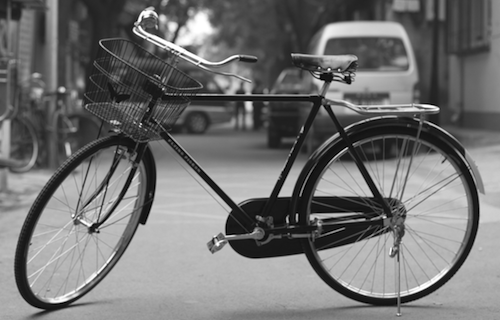
//> input picture opencv_win_vc/images/bicycle.png, 500 x 320 px
$ ./opencv_image_utils   (built with g++ and OpenCV 4)
//> lines starting //> are read from the running program, lines starting //| are printed output that depends on the picture; after the words box and inside, x2 and y2 are one past the last pixel; in counts of white or black regions, pixels touching at a corner belong together
### opencv_win_vc/MyOCV_ImageIO.hpp
#pragma once

#include <opencv2/core/core.hpp>
#include <opencv2/highgui/highgui.hpp>
#include <opencv2/imgproc.hpp>
#include <iostream>

using namespace cv;
using namespace std;

class MyOCV_ImageIO
{
public:
	static int test();

	// Save and load images
	static int loadImage(Mat& img, String pathname);
	static int saveImage(Mat img, String pathname);

	// Image sizing and scaling
	static int cropImage(Mat& dst, Mat src, long x, long y, long width, long height);

	// Image color manipulation
	static Mat reduce(Mat& img, int divWidth);

	// Blending
	static Mat blend(Mat a, Mat b, double alpha);

private:
	static Mat& scanImageAndReduce(Mat& I, const uchar* const table);
};

### opencv_win_vc/MyOCV_ImageIO.cpp
#include "MyOCV_ImageIO.hpp"

using namespace cv;
using namespace std;

// [4 lines left out: function test, not called in this run]

int MyOCV_ImageIO::loadImage(Mat& img, String pathname) {
//> called with pathname = "images/bicycle.png"

	img = imread(pathname); // "images/bicycle.png");
//> img is the input picture: 320 rows x 500 cols, CV_8UC3; min 0, max 255, mean 114.2
	if (img.empty()) {
		//failed to load
		cerr << "Image not found." << endl;
		return -1;
	}

	return 0;
}

int MyOCV_ImageIO::saveImage(Mat img, String pathname) {

	if (imwrite("./MyImage.jpg", img)) {

		// saved
		return 0;

	} else {

		// not saved
		cerr << "Image was not saved" << endl;
		return -1;
	}

}

// Image manipulation
int MyOCV_ImageIO::cropImage(Mat& dst, Mat src, long x, long y, long width, long height) {

	// check that x,y,w,h are all in the mat bounds.
	if (x < 0 || y < 0 || width > src.cols || height > src.rows) {
		throw new Exception();
	}

	// now crop
	cv::Rect cropROI(x, y, width, height);
	dst = src(cropROI);

	return 0;

}

Mat MyOCV_ImageIO::blend(Mat a, Mat b, double alpha) {

	if (a.rows != b.rows || a.cols != b.cols) {
		throw new Exception();
	}

	Mat dst;
	addWeighted(a, alpha, b, (1.0 - alpha), 0.0, dst);
	return dst;
}

// fastest way to scan an image and do some operation on it
Mat& MyOCV_ImageIO::scanImageAndReduce(Mat& I, const uchar* const table)
{
	// accept only char type matrices
	CV_Assert(I.depth() == CV_8U);
	int channels = I.channels();
	int nRows = I.rows;
	int nCols = I.cols * channels;
	if (I.isContinuous())
	{
		nCols *= nRows;
		nRows = 1;
	}
	int i, j;
	uchar* p;
	for (i = 0; i < nRows; ++i)
	{
		p = I.ptr<uchar>(i);
		for (j = 0; j < nCols; ++j)
		{
			p[j] = table[p[j]];
		}
	}
	return I;
}

// slightly safer way than the C way
// [59 lines left out: functions ScanImageAndReduceIterator, ScanImageAndReduceRandomAccess, not called in this run]

Mat MyOCV_ImageIO::reduce(Mat& img, int divWidth) {

	if (divWidth == 0) {
		cerr << "Invalid number entered for dividing. " << endl;
		return img;
	}

	// Create a lookup table so that we don't have to * and / each pixel value
	uchar table[256];
	for (int i = 0; i < 256; ++i)
		table[i] = (uchar)(divWidth * (i / divWidth));

	Mat img_grey = MyOCV_ImageIO::scanImageAndReduce(img, table);

	return img_grey;

}

### opencv_win_vc/opencv_image_utils.cpp
// opencv_win_vc.cpp : This file contains the 'main' function. Program execution begins and ends there.
//

#include <opencv2/core/core.hpp>
#include <opencv2/highgui/highgui.hpp>
#include <opencv2/imgproc.hpp>
#include <iostream>
#include "MyOCV_ImageIO.hpp"
#include "opencv_image_utils.h"

using namespace cv;
using namespace std;


int main()
{
	cout << "load image" << endl;
	Mat img;
	String windowName;

	if (MyOCV_ImageIO::loadImage(img, "images/bicycle.png") == 0) {

		Mat img2;
		MyOCV_ImageIO::cropImage(img2, img, 10, 130, 140, 180);

		windowName = "Biycle";
		namedWindow(windowName);
		imshow(windowName, img2);
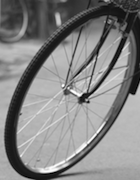
//> window 'Biycle': 180 rows x 140 cols, CV_8UC3; min 0, max 255, mean 131.8
	}

	Mat img3 = imread("images/fruit.png");
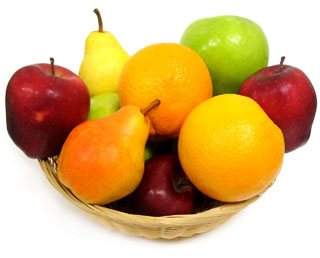
//> input picture opencv_win_vc/images/fruit.png, 320 x 258 px
//> img3 is the input picture: 258 rows x 320 cols, CV_8UC3; mean B, G, R 119.7, 178.6, 216.9
	windowName = "Original Fruit";
	namedWindow(windowName);
	imshow(windowName, img3);

	// start timer
	double t = (double)getTickCount();
	Mat img_grey = MyOCV_ImageIO::reduce(img3, 84);
//> after the loop in scanImageAndReduce, `for (i = 0; i < nRows; ++i)`:
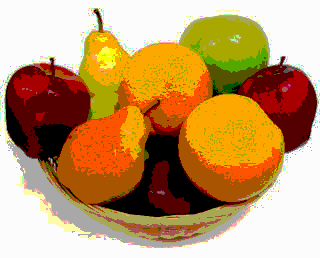
//> I: 258 rows x 320 cols, CV_8UC3; mean B, G, R 103.4, 153.4, 193.4
//> call 2 of loadImage, with pathname = "images/dolphin.png"
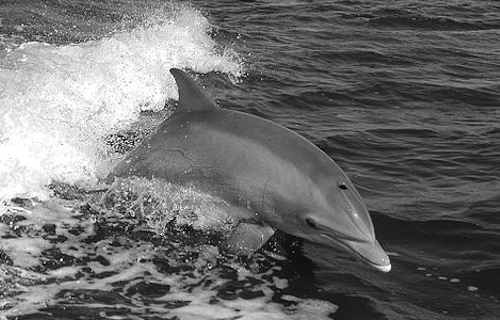
//> input picture opencv_win_vc/images/dolphin.png, 500 x 320 px
//> in loadImage, img is the input picture: 320 rows x 500 cols, CV_8UC3; min 0, max 255, mean 109.1
	windowName = "Reduced Fruit";
	namedWindow(windowName);
	imshow(windowName, img3);

	// show how long it took
	t = ((double)getTickCount() - t) / getTickFrequency();
	cout << "c method in seconds               : " << t << endl;

	// blend two images
	Mat dolph_img;
	if (MyOCV_ImageIO::loadImage(dolph_img, "images/dolphin.png") == 0) {
		Mat img4 = MyOCV_ImageIO::blend(img, dolph_img, .3);
		imshow("Blend", img4);
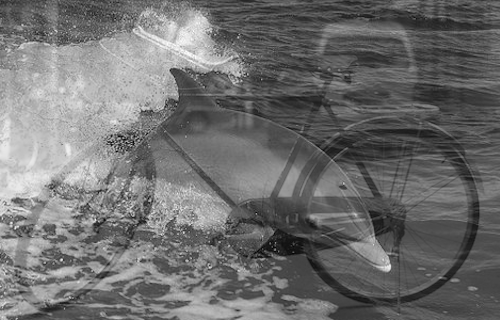
//> window 'Blend': 320 rows x 500 cols, CV_8UC3; min 5, max 254, mean 110.6
	}

	// generate a window
	Mat image = Mat::zeros(300, 600, CV_8UC3);
	circle(image, Point(250, 150), 100, Scalar(0, 255, 128), -100);
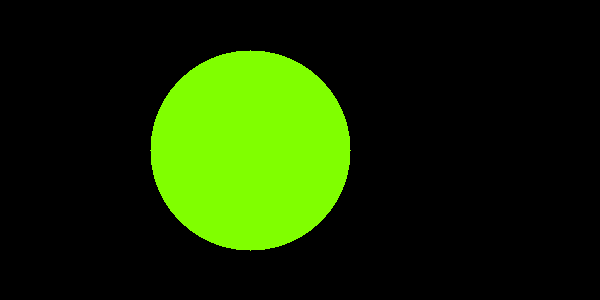
//> image: 300 rows x 600 cols, CV_8UC3; mean B, G, R 0, 44.5, 22.3
	circle(image, Point(350, 150), 100, Scalar(255, 255, 255), -100);
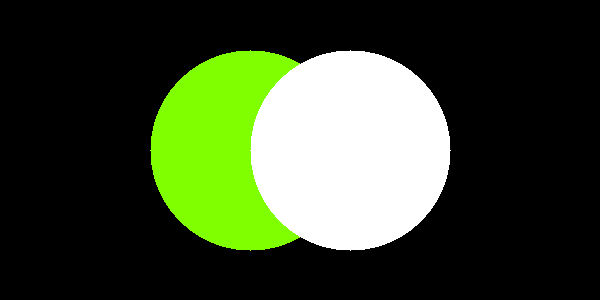
//> image: 300 rows x 600 cols, CV_8UC3; 17.45% of pixels changed, all inside (x1, y1, x2, y2) = (250, 50, 451, 251)
	imshow("Display Window", image);

	// save a file
	if (MyOCV_ImageIO::saveImage(img3, "./MyImage.jpg") != 0) { // save as JPEG, we can use other filenames to save as alt formats, like .png

		cout << "Failed to save the image" << endl;
		cin.get(); //wait for a key press

	} else {
		cout << "Image was saved to a file" << endl;
	}


	waitKey(0);
	destroyWindow(windowName);
}

// Run program: Ctrl + F5 or Debug > Start Without Debugging menu
// Debug program: F5 or Debug > Start Debugging menu

// Tips for Getting Started:
//   1. Use the Solution Explorer window to add/manage files
//   2. Use the Team Explorer window to connect to source control
//   3. Use the Output window to see build output and other messages
//   4. Use the Error List window to view errors
//   5. Go to Project > Add New Item to create new code files, or Project > Add Existing Item to add existing code files to the project
//   6. In the future, to open this project again, go to File > Open > Project and select the .sln file
